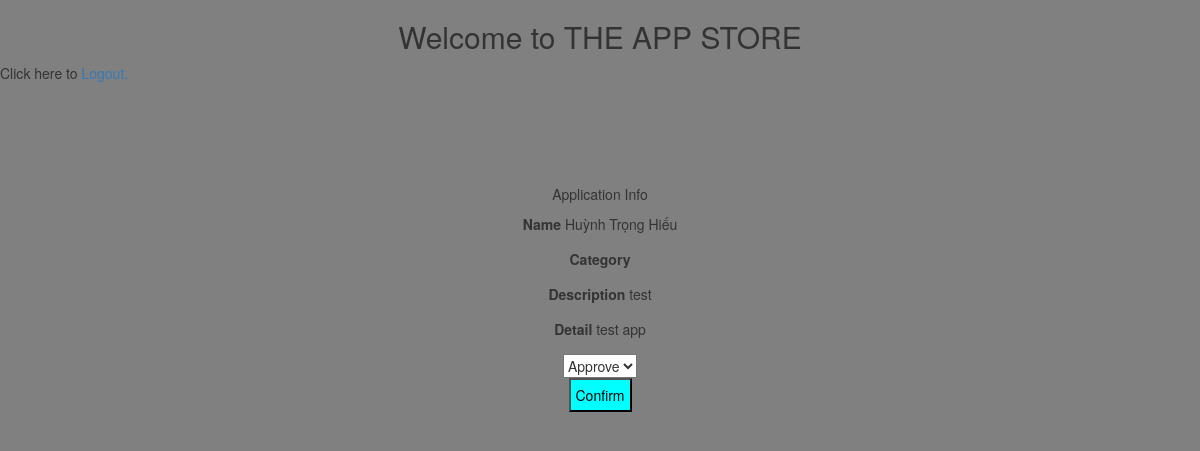
Screenshot of /Application_PDP_Admin.php?pid=2 with the database file from the repository.
### tables this page shows
CREATE TABLE `application` (
  `Name` varchar(50) NOT NULL,
  `Category` varchar(20) NOT NULL,
  `Description` varchar(100) NOT NULL,
  `Detail` varchar(10000) NOT NULL,
  `Payment` varchar(10) NOT NULL,
  `image` varchar(100) NOT NULL,
  `Status` varchar(20) NOT NULL,
  `developer` varchar(50) DEFAULT NULL,
  `ID` int(11) NOT NULL,
  `File` varchar(255) DEFAULT NULL,
  `Price` int(10) DEFAULT NULL
);

### Application_PDP_Admin.php (the view, shortened to what this page needs)
<!DOCTYPE html>
<html>
<head>
  <link rel="stylesheet" href="https://maxcdn.bootstrapcdn.com/bootstrap/3.4.1/css/bootstrap.min.css">
  <link rel="stylesheet" href="style.css" type="text/css"/>
</head>
<body>
<?php
    include "db_conn.php";
?>
<h2>Welcome to THE APP STORE</h2>
Click here to <a href="Login.php" title="Login page">Logout.</a>
<?php
	$pid = (int) trim($_GET['pid']);
	$sql= 'SELECT * FROM application WHERE ID="'.$pid.'" LIMIT 1';
    $result = $conn-> query($sql);
    if($result-> num_rows > 0) {
        $row = $result-> fetch_assoc();
    }
?>
<div class="list-app">
        <form action="Update.php?pid=<?php echo $row["ID"]; ?>" method="POST">
            <p> Application Info </p>
            <p>
                <label>Name</label>
                <?php echo $row["Name"]; ?>
            </p>
            <p>
                <label>Category</label>
            </p>
            <p>
                <label>Description</label>
                <?php echo $row["Description"]; ?>
            </p>
            <p>
                <label>Detail</label>
                <?php echo $row["Detail"]; ?>
            </p>
            <select name="Approve-dropdown" id="approve">
                <option value="Approve">Approve</option>
            </select>
            <p>
                <button type="submit" id="btn" value="Confirm"> Confirm </button>
            </p>
        </form>
</div>
</body>
</html>

### style.css (style rules this page uses)
body { background-color: gray; }
div.Login-box, div.list-app { border: solid gray 1px; text-align: center; width: 25%; border-radius: 5px; margin: 100px auto; }
#btn { color: black; background-color: aqua; padding: 5px; }
h2, div.admin-title { text-align: center; }

### rows the page displays
application: Name "Huỳnh Trọng Hiếu", Description "test", Detail "test app"
